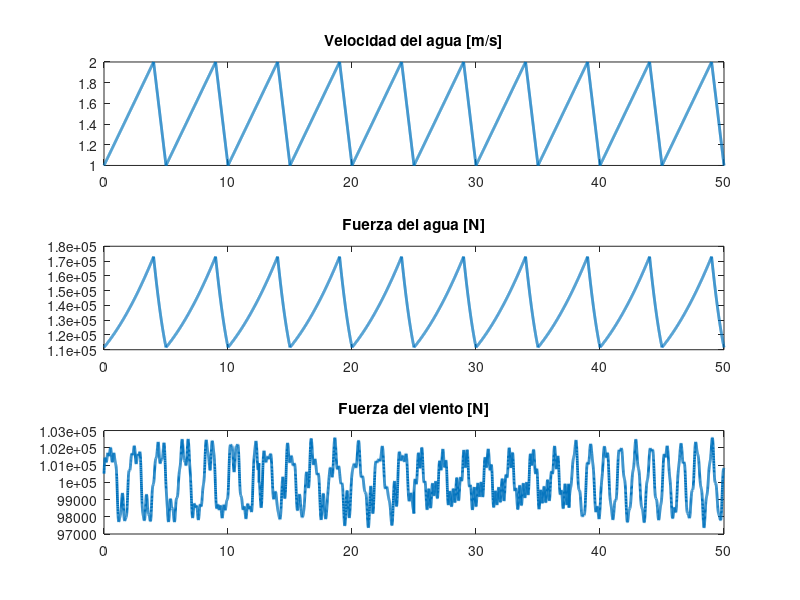

MATLAB code to generate this figure: (Note: this script raises an error after producing the figure.)
function ejeXsinTMDforzadoGHOUL

clc; clear all;

%% DEFINICIÓN DE PARÁMETROS DEL SISTEMA
m1=62000; %% Masa 1
m2=93000; %% Masa 2
m3=0.03*(m1+m2); %% Masa TMD

z=[0.015;0.015;0.01];

k1=2e8; %% Rigidez 1
k2=9e6; %% Rigidez 2
k3=(9.4)^2*m3 %% Rigidez 3

M= [m1 0 0;
    0 m2 0;
    0 0 m3]; %% Matriz de masa

K=[k1+k2 -k2 0;
    -k2   k2 -k3;
       0 -k3 k3]; %% Matriz de Rigidez

dt = 0.005;
t = 0:dt:50;
length(t)

xINI = [0; 0; 0];
dxINI = [0; 0; 0];

%% ENCUENTRO AUTOVECTORES Y AUTOVALORES
[X, lambda] = eig(K, M); % el X que me larga ya esta normalizado de modo q X'*m*X=I

wn = diag(sqrt(lambda));
wd = wn .* sqrt(1 - z.^2);

%% MÉTODO DE DESCOMPOSICIÓN MODAL

Mmodal = round(X' * M * X); % M modal
Kmodal = round(X' * K * X); % K modal
Cmodal = 2 * z .* wn .* eye(size(Mmodal)); % C modal

Y0 = X' * M * xINI;
dY0 = X' * M * dxINI; % paso las condiciones inciales a coord modales

% Ahora el sistema será Mmodal*y''+Cmodal*y'+Kmodal*y=0 es un sistema de EDOs
% desacoplado y habra wd
wd = wn .* sqrt(1 - z.^2);

% Transitoria:

Y = zeros(length(wn), length(t));

for i = 1:length(wn)

    % 1er término
    Y(i, :) = exp(-z(i) * wn(i) * t) .* (cos(wd(i) * t) + z(i) / (sqrt(1 - z(i)^2)) .* sin(wd(i) * t)) .* Y0(i);

    % 2do término
    Y(i, :) = Y(i, :) + (1 / wd(i) .* exp(-z(i) * wn(i) * t) .* sin(wd(i) * t)) .* dY0(i);

end

%% PASO DE COORD MODALES A GEOMETRICAS

xt = X * Y;

%% DEFINO LA VELOCIDAD Y LA CARGA DEL AGUA

Twa = 5; %% Periodo del oleaje
VAmax = 2; %% Velocidad máxima del agua
Cd = 0.7; %% Coeficiente de arrastre
RoW = 1000; %% Densidad del agua
Ainmersa = 14 * 4.176; %% Área a considerar, h sobre agua 14m y diametro 4.176m

VAt = zeros(1, length(t)); %% Vector agua
for i = 1:length(t)

    tmod = mod(t(i), Twa); % llevo el valor sub i de t a un valor dentro del periodo (entre 0 y Tp)
    VAt(i) = (tmod >= 0) .* (tmod <= Twa * 4 / 5) .* (((VAmax / 2) / (Twa * 4 / 5)) * tmod + VAmax / 2) + (tmod > Twa * 4 / 5) .* (tmod <= Twa) .* (-VAmax / 2 * tmod + 6);
end

subplot(3,1,1)
plot(t, VAt, 'LineWidth', 2)
title('Velocidad del agua [m/s]')

FW = (0.5 * RoW * Cd * Ainmersa .* VAt.^2 + 91120);

subplot(3,1,2)
plot(t, FW, 'LineWidth', 2)
title('Fuerza del agua [N]')

%% DEFINO LA VELOCIDAD DEL VIENTO Y PARAMETROS DEL VIENTO


Aviento=2000;
frecViento=0.5;

%Fviento = 100000 * ones(1, length(t));

%Agrego variacion al viento
for i=1:2500
    Fviento(i)=100000+Aviento*sin(2*pi*frecViento*t(i))+Aviento/3*sin(3*2*pi*frecViento*t(i))+Aviento/4*cos(4.1*2*pi*frecViento*t(i))+Aviento/8.2*sin(8.34*2*pi*frecViento*t(i));
end
for i=2501:5000
    Fviento(i)=100000+Aviento/1.2*sin(1.1*2*pi*frecViento*t(i))+Aviento/3.23*sin(4.21*2*pi*frecViento*t(i))+Aviento/5.23*cos(6.23*2*pi*frecViento*t(i))+Aviento/8.26*sin(5.32*2*pi*frecViento*t(i));
end
for i=5001:7500
    Fviento(i)=100000+Aviento/1.77*cos(1.1*2*pi*frecViento*t(i))+Aviento/3.91*sin(2.21*2*pi*frecViento*t(i))+Aviento/3.678*cos(7.1*2*pi*frecViento*t(i))+Aviento/9.4*sin(4.375*2*pi*frecViento*t(i));
end
for i=7501:10001
    Fviento(i)=100000+Aviento/0.992*cos(1.632*2*pi*frecViento*t(i))+Aviento/5.13*sin(4.581*2*pi*frecViento*t(i))+Aviento/6.8*sin(7.1*2*pi*frecViento*t(i))+Aviento/9.4*sin(4.65*2*pi*frecViento*t(i));
end

subplot(3,1,3)
plot(t, Fviento, 'LineWidth', 2)
title('Fuerza del viento [N]')

%% RESPUESTA PERMANENTE

F = zeros(3, length(t)); % Vector de fuerzas
F(1, :) = FW;            % Fuerza periódica en el grado de libertad 1
F(2, :) = Fviento;       % Fuerza constante en el grado de libertad 2

% Transformar fuerzas a coordenadas modales
Fmodal = X' * F;

% Frecuencias de Fourier
omega = 2 * pi * (0:(length(t)-1)) / (length(t) * dt);

% Función de transferencia H(iw)
H = zeros(size(Mmodal, 1), length(omega));
for i = 1:length(omega)
    H(:, i) = diag(((-omega(i)^2 * Mmodal + 1i * omega(i) * Cmodal + Kmodal) \ eye(size(Mmodal))));
end

% Respuesta en frecuencia
Y_freq = H .* fft(Fmodal, [], 2);

% Transformar de vuelta al dominio del tiempo
Y_perm = ifft(Y_freq, [], 2, 'symmetric');

% Transformar respuesta permanente a coordenadas físicas
x_perm = X * Y_perm;

xGeneral=xt+x_perm;

%% Ploteado
figure(2)
plot(t, xGeneral(1, :), 'b', 'LineWidth', 2)
hold on 
plot(t, xGeneral(2, :), 'r', 'LineWidth', 2)
plot(t, xGeneral(3, :), 'k', 'LineWidth', 2)
hold off
grid on
title('Respuesta Permanente')
legend('Permanente GDL 1', 'Permanente GDL 2')

